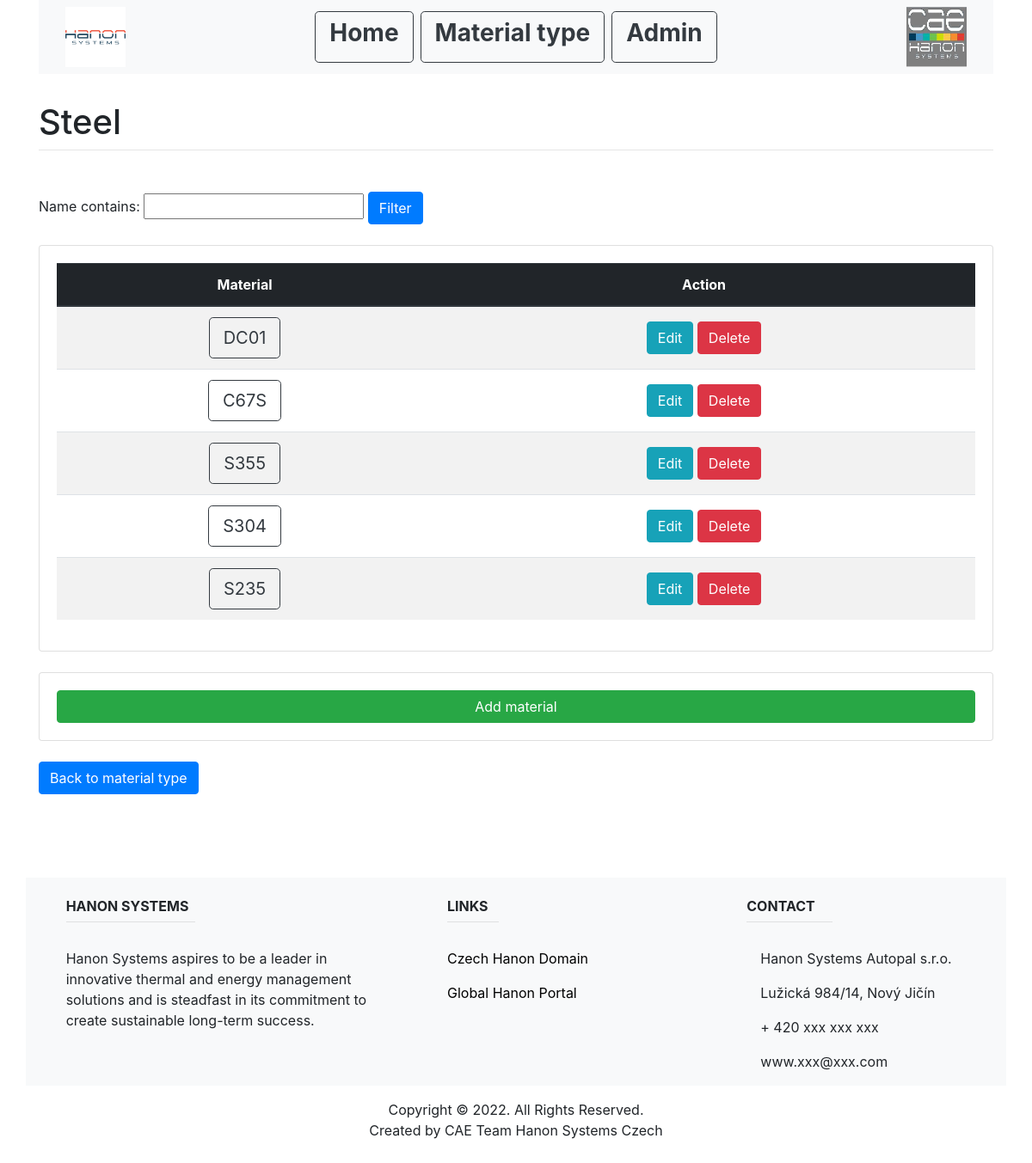
Screenshot of /material_type_list/2 with the database file from the repository.
### main/models.py (models this page shows, shortened)
class MaterialType(models.Model):
    name = models.CharField(max_length=200, unique=True)

class Material(models.Model):
    name = models.CharField(max_length=200, unique=True)
    E = models.FloatField()
    nu = models.FloatField()
    Rm = models.FloatField()
    Re = models.FloatField()
    Ru = models.FloatField()
    comment = models.CharField(max_length=1000)
    material_type_id = models.ForeignKey(MaterialType, on_delete=models.CASCADE)

### main/views.py (the view)
# urls.py: path('material_type_list/<int:material_type_id>', views.material_list, name= "material_list"),
def material_list(response, material_type_id):
    material_type = MaterialType.objects.get(pk=material_type_id)
    if len(material_type.hose_set.all()) != 0:
        hose_ls = Hose.objects.filter(material_type_id=material_type_id)
        my_filter = HoseFilter(response.GET, queryset=hose_ls)
        hose_ls = my_filter.qs
        return render(response, "main/hose_list.html", {
            "hose_ls": hose_ls,
            "material_type": material_type,
            "my_filter": my_filter,
        })
    else:
        material_ls = Material.objects.filter(material_type_id=material_type_id)
        my_filter = MaterialFilter(response.GET, queryset=material_ls)
        material_ls = my_filter.qs
        return render(response, "main/material_list.html", {
            "material_ls": material_ls,
            "material_type": material_type,
            "my_filter": my_filter,
            })

### main/templates/main/material_list.html (shortened to what this page needs)
{% extends "main/base.html" %}
{% block content %}
<br>
<h1 class="mt-2">{{material_type.name}}</h1>
<hr class="mt-0 mb-4">
<br>
<div>
   <form method="get">
   {{my_filter.form}}
   <button class="btn btn-primary" type="submit">Filter</button>
   </form>
</div>
<br>
<div class="card card-body">
   <table class="table table-striped">
     <thead class="thead-dark">
     <tr>
         <th class="text-center align-middle" scope="col">Material </th>
         <th class="text-center align-middle" scope="col">Action</th>
     </tr>
     </thead>
     <tbody>
         {% for item in material_ls %}
         <tr>
             <td class="text-center align-middle">
                 <a class="btn btn-outline-dark btn-lg" href="{%url 'material_info' material_type.id item.id%}" role="button">{{item.name}}</a>
             </td>
             <td class="text-center align-middle">
               <a class="btn btn-info" href="{%url 'update_material' material_type.id item.id%}">Edit</a>
               <a class="btn btn-danger" href="{%url 'delete_material' material_type.id item.id%}">Delete</a>
             </td>
         </tr>
         {% empty %}
         <h2>Sorry no available data</h2>
         {% endfor %}
     </tbody>
   </table>
</div>
<br>
<div class="card card-body">
    <a class="btn btn-success " href="{%url 'create_material' material_type.id %}">Add material</a>
</div>
<br>
<a class="btn btn-primary" href="/material_type_list" role="button">Back to material type</a>
{% endblock %}

### rows the page displays
MaterialType: name "Steel"
Material: name "DC01"
Material: name "C67S"
Material: name "S355"
Material: name "S304"
Material: name "S235"
